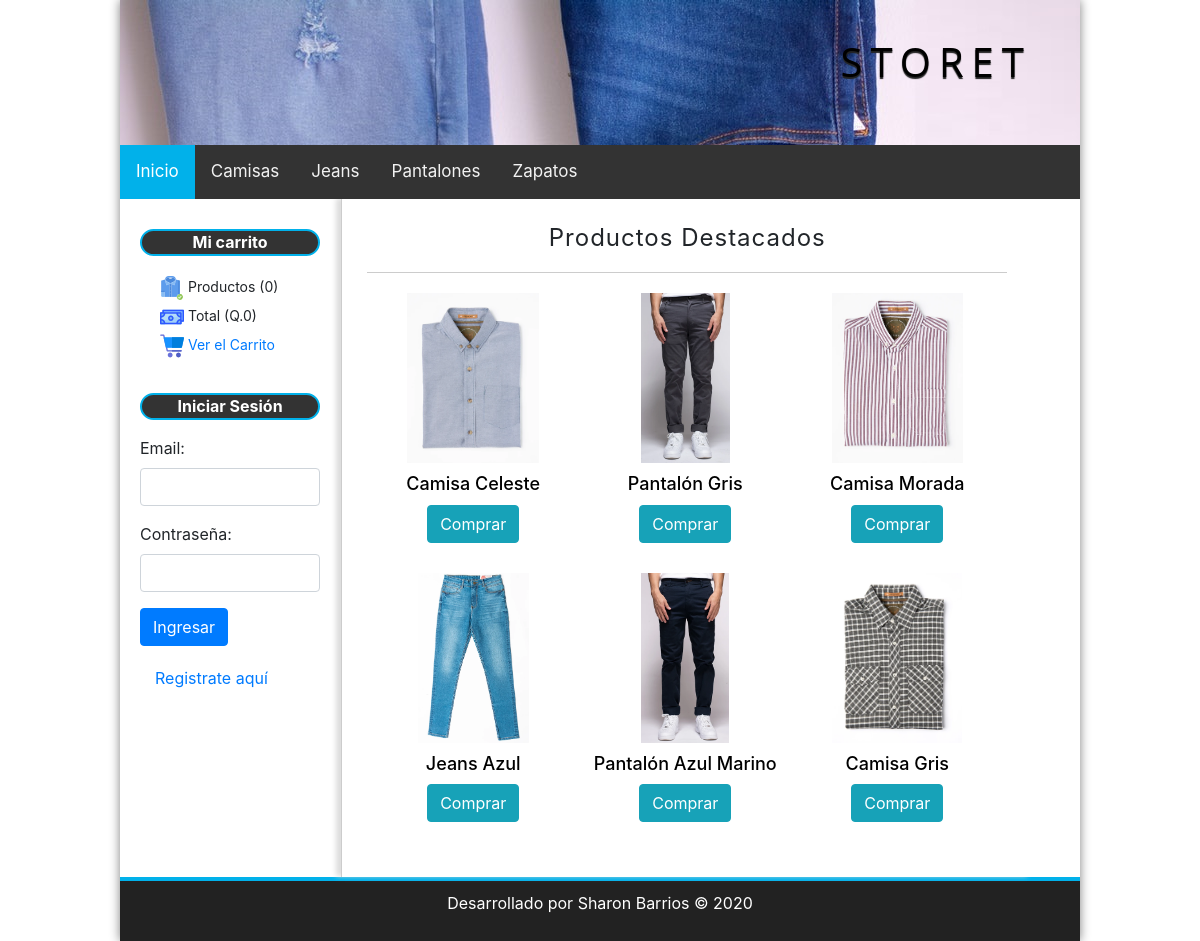
The page / on the database its author committed.
### tables this page shows
CREATE TABLE `categorias` (
  `id` int(255) NOT NULL,
  `nombre` varchar(100) NOT NULL
);

CREATE TABLE `productos` (
  `id` int(255) NOT NULL,
  `categoria_id` int(255) NOT NULL,
  `nombre` varchar(100) NOT NULL,
  `descripcion` text DEFAULT NULL,
  `precio` float(100,2) NOT NULL,
  `stock` int(255) NOT NULL,
  `oferta` varchar(2) DEFAULT NULL,
  `fecha` date NOT NULL,
  `imagen` varchar(255) DEFAULT NULL
);

### config/db.php (called while the page is built)
<?php
class Database{
    public static function connect(){
    $db= new mysqli('localhost','root','','tienda_master');
    $db->query("SET NAMES 'utf8'");
    return $db;
    }
}
?>

### helpers/utils.php (called while the page is built, shortened)
<?php
class Utils{
    public static function showCategorias(){
        require_once 'modelo/categoria.php';
        $categoria= new Categoria();
        $categorias= $categoria->getAll();
        return $categorias;
    }
    public static function statsCarrito(){
        $stats = array(
            'count'=> 0,
            'total'=> 0
        );
        return $stats;
    }
}
?>

### modelo/categoria.php (called while the page is built, shortened)
<?php
class Categoria{
    private $db;
    public function __construct(){
        $this->db = Database::connect();
    }
    public function getAll(){
        $categorias= $this->db->query("SELECT * FROM categorias ORDER BY id DESC;");
        return $categorias;
    }
}
?>

### controladores/productoControlador.php (called while the page is built, shortened)
<?php
require_once 'modelo/producto.php';
class productoControlador{
    public function index(){
        $producto= new Producto();
        $productos= $producto->getRandom(6);
        require_once 'vistas/producto/destacados.php';
    }
}
?>

### modelo/producto.php (called while the page is built, shortened)
<?php
class Producto{
    public function __construct(){
        $this->db = Database::connect();
    }
    public function getRandom($limit){
        $productos= $this->db->query("SELECT * FROM productos ORDER BY RAND() LIMIT $limit ");
        return $productos;
    }
}
?>

### vistas/producto/destacados.php (the view, shortened to what this page needs)
<h1>Productos Destacados</h1>
<?php while($product= $productos->fetch_object()): ?>
    <div class="product">
    <a href="<?=base_url?>producto/ver&id=<?=$product->id?>">
    <?php if($product->imagen!=null):?>
    <img src="<?=base_url?>uploads/images/<?=$product->imagen?>" alt="Camiseta">
    <?php else:?>
        <img src="<?=base_url?>assets/img/camisa.jpg" alt="">
    <?php   endif; ?>
    <h2><?=$product->nombre ?></h2>
    </a>
    <a href="<?=base_url?>carrito/add&id=<?=$product->id?>">
    <button class="btn btn-info" <?=isset($_SESSION['admin']) ? "disabled" : " " ?>>Comprar</button>
    </a>
    </div>
<?php endwhile; ?>

### vistas/layouts/header.php (shortened to what this page needs)
<!DOCTYPE html>
<html lang="es">
<head>
    <link rel="stylesheet" href="<?=base_url?>assets/css/styles.css">
    <link rel="stylesheet" href="https://stackpath.bootstrapcdn.com/bootstrap/4.5.2/css/bootstrap.min.css">
    <link rel="stylesheet" href="https://cdnjs.cloudflare.com/ajax/libs/font-awesome/4.7.0/css/font-awesome.min.css">
</head>
<body>
    <div id="container">
    <header id="header">
    <div id="logo" class="d-none d-md-block">
    <a href="<?=base_url?>">
    <h1>Storet</h1>
    </a>
    </div>
    </header>
    <?php  $categorias= Utils::showCategorias(); ?>
    <div class="topnav" id="myTopnav">
    <a href="<?=base_url?>" class="active">Inicio</a>
    <?php while($cat= $categorias->fetch_object()):?>
        <a href="<?=base_url?>categoria/ver&id=<?=$cat->id?>" class="<?=($id!=="$idcat") ? " " : "selected" ?>"><?=$cat->nombre ?></a>
    <?php endwhile; ?>
    </div>
    <div id="content">

### vistas/layouts/sidebar.php (shortened to what this page needs)
   <div class="content">
   <aside id="lateral">
   <?php if(!isset($_SESSION['admin'])): ?>
   <div id="carrito" class="block_aside">
        <h3>Mi carrito</h3>
        <ul class="d-none d-md-block">
           <?php $stats= Utils::statsCarrito();?>
            <li> <img src="<?=base_url?>assets/img/ropa.png" alt=""> Productos (<?=$stats['count']?>)</li>
            <li> <img src="<?=base_url?>assets/img/dinero.png" alt=""> Total (Q.<?=$stats['total']?>)</li>
            <li> <img src="<?=base_url?>assets/img/carro.png" alt=""> <a href="<?=base_url?>carrito/index">Ver el Carrito</li></a>
        </ul>
   </div>
<?php endif; ?>
       <div id="login" class="block_aside">
       <?php if(!isset($_SESSION['identity'])):?>
           <h3>Iniciar Sesión</h3>
       <form action="<?=base_url?>usuario/login" method="post">
       <div class="form-group">
       <label for="email">Email:</label>
       <input type="text" name="email" class="form-control" required>
       </div>
       <div class="form-group">
       <label for="password">Contraseña: </label>
       <input type="password" name="password" class="form-control" required>
       </div>
       <input type="submit" value="Ingresar" class="btn btn-primary">
       </form>
       <?php else: ?>
      <h3><?=$_SESSION['identity']->nombre?> <?=$_SESSION['identity']->apellidos?></h3>
       <?php endif; ?>
       <ul class="list-group">
          <?php if(isset($_SESSION['identity'])): ?>
           <?php if(!isset($_SESSION['admin'])): ?>
          <li class="list-group-item"><a href="<?=base_url?>pedido/mis_pedidos">Mis Pedidos</a></li>
          <?php endif; ?>
          <li class="list-group-item"><a href="<?=base_url?>usuario/logout">Cerrar Sesión</a></li>
          <?php else: ?>
          <a href="<?=base_url?>usuario/registro">Registrate aquí</a>
          <?php endif; ?>
       </ul>
   </aside>
<div id="central">

### index.php (shortened to what this page needs)
<?php
require_once 'config/db.php';
require_once 'helpers/utils.php';
require_once 'vistas/layouts/header.php';
require_once 'vistas/layouts/sidebar.php';
if(isset($_GET['controlador'])){
$nombre_controlador= $_GET['controlador'].'Controlador';
}
elseif(!isset($_GET['controlador']) && !isset($_GET['action'])){
    $nombre_controlador= controlador_default;
}else{
    show_error();
    exit();
}
if(isset($nombre_controlador) && class_exists($nombre_controlador)){
    $controlador= new $nombre_controlador();
    if(isset($_GET['action']) && method_exists($controlador, $_GET['action'])){
        $action= $_GET['action'];
        $controlador->$action();
    }elseif(!isset($_GET['controlador']) && !isset($_GET['action'])){
            $default= action_default;
            $controlador->$default();
    }
    else{
        show_error();
    }
}else{
        show_error();
}
require_once 'vistas/layouts/footer.php';
?>

### vistas/layouts/footer.php (shortened to what this page needs)
</div>
</div>
    <footer id="footer">
    <p>Desarrollado por Sharon Barrios &copy <?=date('Y')?></p>
</footer>
</div>
</div>
</body>
</html>

### assets/css/styles.css (style rules this page uses)
body { background: #F0F0F0;; }
#container { width: 80%; margin: 0px auto; min-width: 450px; box-shadow: 0px 0px 10px gray; background: white; }
#header { height: 145px; background: url(..//img/imageHeader.jpg); background-repeat: no-repeat; }
#logo { padding: 20px; margin-left: 20px; }
#logo a { float: right; font-size: 40px; letter-spacing: 8px; font-family: 'Open Sans', Helvetica, Arial; text-transform: uppercase; color: black; font-weight: bold; text-decoration: none; margin-top: 18px; margin-right: 28px; text-shadow: 0px 2px 1px #222222; transition: all 300ms; }
.topnav { overflow: hidden; background-color: #333; }
.topnav a { float: left; display: block; color: #f2f2f2; text-align: center; padding: 14px 16px; text-decoration: none; font-size: 17px; }
.topnav a.active { background-color:#01B1EA; color: white; }
#content { margin: 0px auto; overflow: hidden; background: white; }
#lateral { width: 22%; min-height: 500px; min-width: 150px; float: left; margin-top:20px; margin-left: 10px; height: 100%; overflow: auto; }
#lateral .block_aside { display: block; width: 90%; margin: 5px auto; padding: 5px; margin-left: 5px; }
#lateral h3 { display: block; color: white; width: 100%; text-align: center; padding-top: 2px; padding-bottom: 2px; margin-bottom: 15px; font-size: 16px; font-weight: bold; background: #333; border-radius: 25px; border: 2px solid #01B1EA; }
#lateral ul { margin-top: 20px; margin-bottom: 20px; max-width: 100%; padding: 0px 15px; }
#lateral ul li { list-style: none; margin-left: 5px; margin-right: 10px; margin-top: 5px; margin-bottom: 5px; font-size: 14px; }
.content { display: flex; flex-direction: row; }
aside { display: flex; flex-direction: column; margin-left: 1px; }
#central { width: 72%; min-height: 500px; float: right; border-left: 1px solid #ccc; box-shadow: -5px -1px 5px #ddd; padding:25px; }
#central h1 { font-size: 24px; font-weight: normal; letter-spacing: 1px; text-align: center; border-bottom: 1px solid #ccc; margin-bottom: 20px; padding: 20px; padding-top: 0px; }
.product { width: 30%; float:left; margin-left: 10px; margin-right: 10px; margin-bottom: 30px; text-align: center; }
.product a { color:black; text-decoration: none; }
.product img { height:170px; margin-bottom: 10px; }
.product h2 { font-size: 18px; margin-bottom: 10px; }
#footer { clear: both; text-align: center; padding-top:10px; padding-bottom: 10px; color: white; background: #222222; border-top: 4px solid #01B1EA; }

### rows shown on the page
categorias: nombre "Camisas"
categorias: nombre "Jeans"
categorias: nombre "Pantalones"
categorias: nombre "Zapatos"
productos: imagen (picture), nombre "Camisa Celeste"
productos: imagen (picture), nombre "Pantalón Gris"
productos: imagen (picture), nombre "Camisa Morada"
productos: imagen (picture), nombre "Jeans Azul"
productos: imagen (picture), nombre "Pantalón Azul Marino"
productos: imagen (picture), nombre "Camisa Gris"

### other values the page prints
$stats['count'] "0"
$stats['total'] "0"
